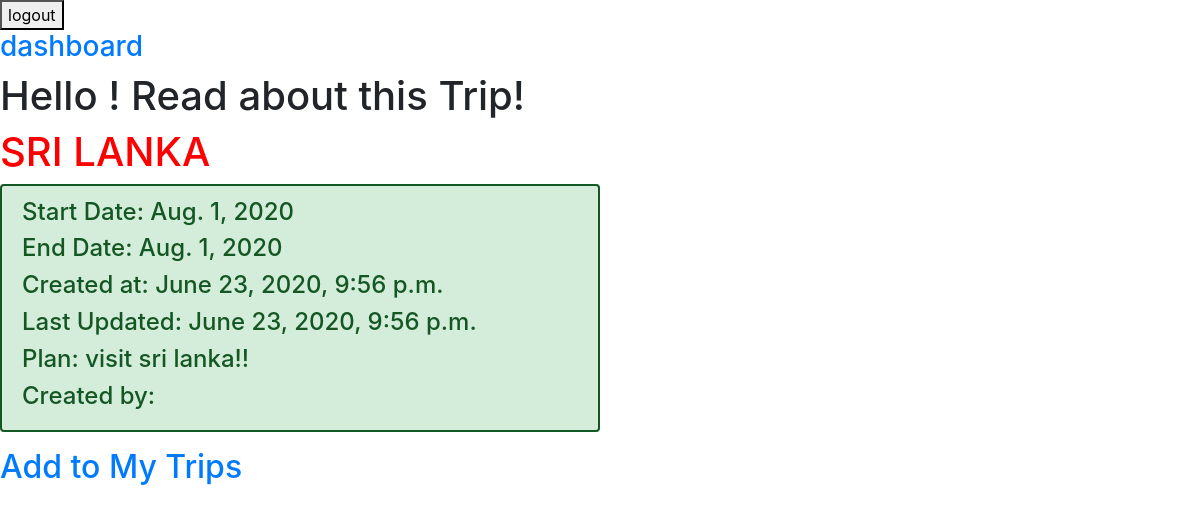
The app's page /trip/15 with its own data.
### main/models.py (models this page shows)
class Trip(models.Model):
    destination = models.CharField(max_length=64)
    start_date = models.DateField()
    end_date = models.DateField()
    plan = models.TextField()
    owner = models.ForeignKey(
        User,
        related_name="trips",
        on_delete=models.CASCADE
    )
    created_at = models.DateTimeField(auto_now_add=True)
    updated_at = models.DateTimeField(auto_now=True)
    objects = TripManager()

### main/views.py (the view)
# urls.py: path('trip/<int:trip_id>', views.view_Trip), #view trip
def view_Trip(request, trip_id):
    context = {
         'this_user_trip' : Trip.objects.get(id=trip_id)
    }
    return render(request, "view-trip.html", context)

### main/templates/view-trip.html (shortened to what this page needs)
<!doctype html>
<html lang="en">
  <head>
    <link rel="stylesheet" href="https://stackpath.bootstrapcdn.com/bootstrap/4.3.1/css/bootstrap.min.css">
</head>
  <body>
    <form action="/logout" method="POST">
    <button>logout</button>
    </form>
    <h3><a href="/success">dashboard</a></h3>
    <h1>Hello {{ request.session.userName }}!  Read about this Trip!</h1>
<h1 class="trip_name"> {{ this_user_trip.destination.upper }}</h1>
<div class="rounded alert alert-success" role="alert">
    <h4>Start Date: {{ this_user_trip.start_date }}</h4>
    <h4>End Date: {{ this_user_trip.start_date }}</h4>
    <h4>Created at: {{ this_user_trip.created_at }}</h4>
    <h4>Last Updated: {{ this_user_trip.updated_at }}</h4>
    <h4>Plan: {{ this_user_trip.plan }}</h4>
    <h4>Created by: {{ request.session.userName  }}</h4>
</div>
  <h2><a href="add-to-my-trips">Add to My Trips</a></h2>
  </body>
</html>

### main/templates/view-trip.html (style rules this page uses)
.trip_name { color:red; }
.rounded { border-radius: .25rem!important; border: 2px solid; width: 50%; }

### records on screen
Trip: destination "SRI LANKA", start_date "Aug. 1, 2020", created_at "June 23, 2020, 9:56 p.m.", updated_at "June 23, 2020, 9:56 p.m.", plan "visit sri lanka!!"
